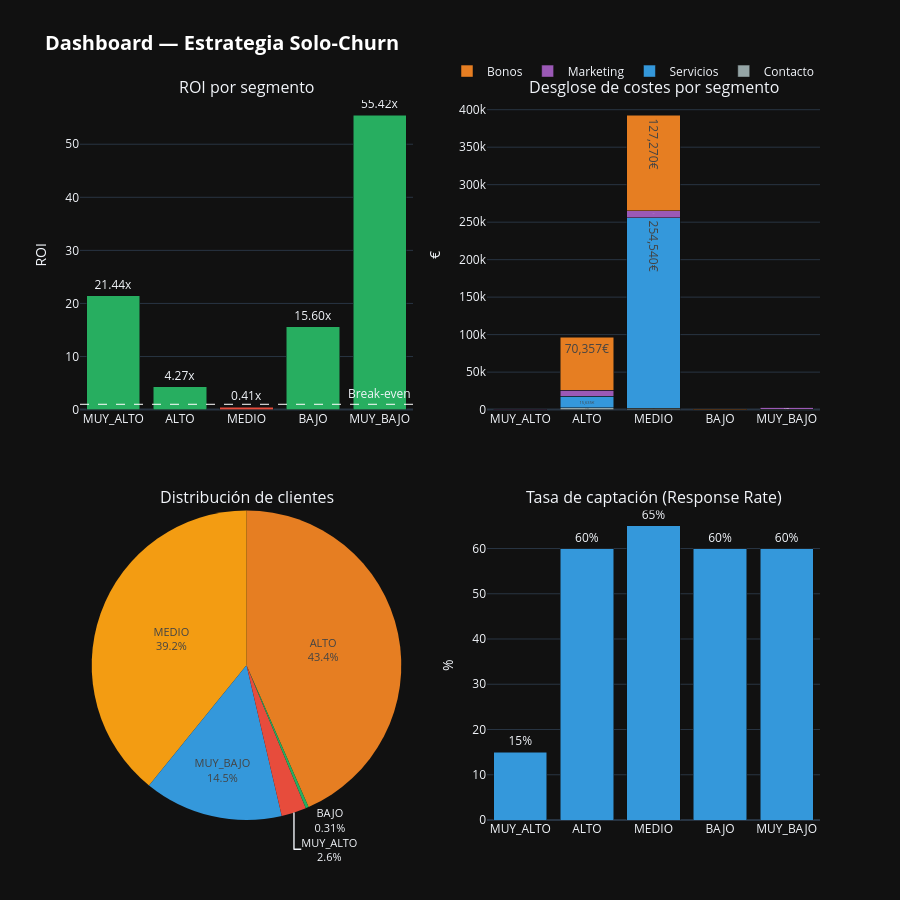

Source (notebook cell):
### Markdown cell above
## 7. Visualizaciones — Estrategia Solo-Churn

Representamos el impacto económico de la campaña: ROI por segmento, inversión vs beneficio, distribución de clientes y desglose de costes.

### Code cell
# ── Dashboard: Estrategia Solo-Churn ────────────────────────
# 4 gráficos en un solo layout: ROI, Costes, Distribución/RR y Waterfall

from plotly.subplots import make_subplots

fig_dash = make_subplots(
    rows=2, cols=2,
    subplot_titles=(
        'ROI por segmento',
        'Desglose de costes por segmento',
        'Distribución de clientes',
        'Tasa de captación (Response Rate)',
    ),
    specs=[
        [{'type': 'bar'},  {'type': 'bar'}],
        [{'type': 'pie'},  {'type': 'bar'}],
    ],
    vertical_spacing=0.14,
    horizontal_spacing=0.10,
)

# ── [1,1] ROI por segmento ───────────────────────────────────
colores_roi = ['#27ae60' if r >= 3 else '#f39c12' if r >= 1 else '#e74c3c' for r in df_roi['ROI']]
fig_dash.add_trace(go.Bar(
    x=df_roi['Segmento'], y=df_roi['ROI'],
    marker_color=colores_roi,
    text=[f"{v:.2f}x" for v in df_roi['ROI']],
    textposition='outside',
    showlegend=False,
), row=1, col=1)
fig_dash.add_hline(y=1, line_dash='dash', line_color='white', line_width=1,
                   annotation_text='Break-even', annotation_position='top right',
                   row=1, col=1)

# ── [1,2] Desglose de costes (barras apiladas) ───────────────
fig_dash.add_trace(go.Bar(
    name='Contacto', x=df_roi['Segmento'], y=df_roi['Costes_Total_€'] * 0,  # placeholder
    marker_color='#95a5a6', showlegend=True,
), row=1, col=2)

# Recalcular columnas de coste (pueden tener nombres distintos según versión)
coste_cols = [c for c in df_roi.columns if 'Coste' in c and c != 'Costes_Total_€']

contacto_vals  = df_roi['Costes_Total_€'] * 0  # fallback zeros
adicional_vals = df_roi['Costes_Total_€'] * 0
marketing_vals = df_roi['Costes_Total_€'] * 0
bonos_vals     = df_roi['Costes_Total_€'] * 0

# Reconstruir desde los diccionarios originales
seg_list = df_roi['Segmento'].tolist()
contacto_vals  = [len(clientes[clientes['segmento']==s]) * COSTE_CONTACTO[s] for s in seg_list]
adicional_vals = [len(clientes[clientes['segmento']==s]) * RESPONSE_RATE[s] * COSTE_ADICIONAL[s] for s in seg_list]
marketing_vals = [len(clientes[clientes['segmento']==s]) * RESPONSE_RATE[s] * clientes[clientes['segmento']==s]['Coste_Marketing'].mean() for s in seg_list]
bonos_vals     = [len(clientes[clientes['segmento']==s]) * RESPONSE_RATE[s] * BONOS_FIJOS[s] for s in seg_list]

# Eliminar el trace placeholder y añadir los reales
fig_dash.data = fig_dash.data[:-1]  # quitar placeholder

for vals, nombre, color in [
    (contacto_vals,  'Contacto',   '#95a5a6'),
    (adicional_vals, 'Servicios',  '#3498db'),
    (marketing_vals, 'Marketing',  '#9b59b6'),
    (bonos_vals,     'Bonos',      '#e67e22'),
]:
    fig_dash.add_trace(go.Bar(
        name=nombre, x=seg_list, y=vals,
        marker_color=color,
        text=[f"{v:,.0f}€" for v in vals],
        textposition='inside',
    ), row=1, col=2)

fig_dash.update_layout(barmode='stack')

# ── [2,1] Distribución de clientes (pie) ────────────────────
fig_dash.add_trace(go.Pie(
    labels=df_roi['Segmento'],
    values=df_roi['N_Clientes'],
    marker=dict(colors=['#e74c3c', '#e67e22', '#f39c12', '#27ae60', '#3498db']),
    textinfo='label+percent',
    textfont=dict(size=11),
    showlegend=False,
), row=2, col=1)

# ── [2,2] Response Rate por segmento ────────────────────────
fig_dash.add_trace(go.Bar(
    x=df_roi['Segmento'], y=df_roi['RR_%'],
    marker_color='#3498db',
    text=[f"{v}%" for v in df_roi['RR_%']],
    textposition='outside',
    showlegend=False,
), row=2, col=2)

# ── Layout general ───────────────────────────────────────────
fig_dash.update_layout(
    title=dict(
        text='<b>Dashboard — Estrategia Solo-Churn</b>',
        font=dict(size=20, color='white'),
    ),
    template='plotly_dark',
    height=900,
    legend=dict(orientation='h', yanchor='bottom', y=1.02, xanchor='right', x=1),
)
fig_dash.update_yaxes(title_text='ROI', row=1, col=1)
fig_dash.update_yaxes(title_text='€', row=1, col=2)
fig_dash.update_yaxes(title_text='%', row=2, col=2)

fig_dash.show()

### Figure 1 — Plotly figure (JSON) as saved in the notebook; plotly's stock layout.template omitted (floating-point values rounded to 4 significant figures)
{"data": [{"marker": {"color": ["#27ae60", "#27ae60", "#e74c3c", "#27ae60", "#27ae60"]}, "showlegend": false, "text": ["21.44x", "4.27x", "0.41x", "15.60x", "55.42x"], "textposition": "outside", "type": "bar", "x": ["MUY_ALTO", "ALTO", "MEDIO", "BAJO", "MUY_BAJO"], "xaxis": "x", "y": [21.44, 4.268, 0.4086, 15.6, 55.42], "yaxis": "y"}, {"marker": {"color": "#95a5a6"}, "name": "Contacto", "text": ["52€", "2,172€", "1,566€", "16€", "290€"], "textposition": "inside", "type": "bar", "x": ["MUY_ALTO", "ALTO", "MEDIO", "BAJO", "MUY_BAJO"], "xaxis": "x2", "y": [52, 2172.0, 1566.0, 15.5, 290], "yaxis": "y2"}, {"marker": {"color": "#3498db"}, "name": "Servicios", "text": ["0€", "15,635€", "254,540€", "0€", "0€"], "textposition": "inside", "type": "bar", "x": ["MUY_ALTO", "ALTO", "MEDIO", "BAJO", "MUY_BAJO"], "xaxis": "x2", "y": [0, 15630.0, 254540, 0, 0], "yaxis": "y2"}, {"marker": {"color": "#9b59b6"}, "name": "Marketing", "text": ["140€", "8,187€", "8,913€", "74€", "2,930€"], "textposition": "inside", "type": "bar", "x": ["MUY_ALTO", "ALTO", "MEDIO", "BAJO", "MUY_BAJO"], "xaxis": "x2", "y": [140.1, 8187.0, 8913.0, 73.65, 2930.0], "yaxis": "y2"}, {"marker": {"color": "#e67e22"}, "name": "Bonos", "text": ["195€", "70,357€", "127,270€", "186€", "0€"], "textposition": "inside", "type": "bar", "x": ["MUY_ALTO", "ALTO", "MEDIO", "BAJO", "MUY_BAJO"], "xaxis": "x2", "y": [195, 70360.0, 127270, 186.0, 0], "yaxis": "y2"}, {"domain": {"x": [0, 0.45], "y": [0, 0.43]}, "labels": ["MUY_ALTO", "ALTO", "MEDIO", "BAJO", "MUY_BAJO"], "marker": {"colors": ["#e74c3c", "#e67e22", "#f39c12", "#27ae60", "#3498db"]}, "showlegend": false, "textfont": {"size": 11}, "textinfo": "label+percent", "type": "pie", "values": [260, 4343, 3916, 31, 1450]}, {"marker": {"color": "#3498db"}, "showlegend": false, "text": ["15%", "60%", "65%", "60%", "60%"], "textposition": "outside", "type": "bar", "x": ["MUY_ALTO", "ALTO", "MEDIO", "BAJO", "MUY_BAJO"], "xaxis": "x3", "y": [15, 60, 65, 60, 60], "yaxis": "y3"}], "layout": {"annotations": [{"font": {"size": 16}, "showarrow": false, "text": "ROI por segmento", "x": 0.225, "xanchor": "center", "xref": "paper", "y": 1, "yanchor": "bottom", "yref": "paper"}, {"font": {"size": 16}, "showarrow": false, "text": "Desglose de costes por segmento", "x": 0.775, "xanchor": "center", "xref": "paper", "y": 1, "yanchor": "bottom", "yref": "paper"}, {"font": {"size": 16}, "showarrow": false, "text": "Distribución de clientes", "x": 0.225, "xanchor": "center", "xref": "paper", "y": 0.43, "yanchor": "bottom", "yref": "paper"}, {"font": {"size": 16}, "showarrow": false, "text": "Tasa de captación (Response Rate)", "x": 0.775, "xanchor": "center", "xref": "paper", "y": 0.43, "yanchor": "bottom", "yref": "paper"}, {"showarrow": false, "text": "Break-even", "x": 1, "xanchor": "right", "xref": "x domain", "y": 1, "yanchor": "bottom", "yref": "y"}], "barmode": "stack", "height": 900, "legend": {"orientation": "h", "x": 1, "xanchor": "right", "y": 1.02, "yanchor": "bottom"}, "shapes": [{"line": {"color": "white", "dash": "dash", "width": 1}, "type": "line", "x0": 0, "x1": 1, "xref": "x domain", "y0": 1, "y1": 1, "yref": "y"}], "title": {"font": {"color": "white", "size": 20}, "text": "<b>Dashboard — Estrategia Solo-Churn</b>"}, "xaxis": {"anchor": "y", "domain": [0, 0.45]}, "xaxis2": {"anchor": "y2", "domain": [0.55, 1]}, "xaxis3": {"anchor": "y3", "domain": [0.55, 1]}, "yaxis": {"anchor": "x", "domain": [0.57, 1], "title": {"text": "ROI"}}, "yaxis2": {"anchor": "x2", "domain": [0.57, 1], "title": {"text": "€"}}, "yaxis3": {"anchor": "x3", "domain": [0, 0.43], "title": {"text": "%"}}}}
